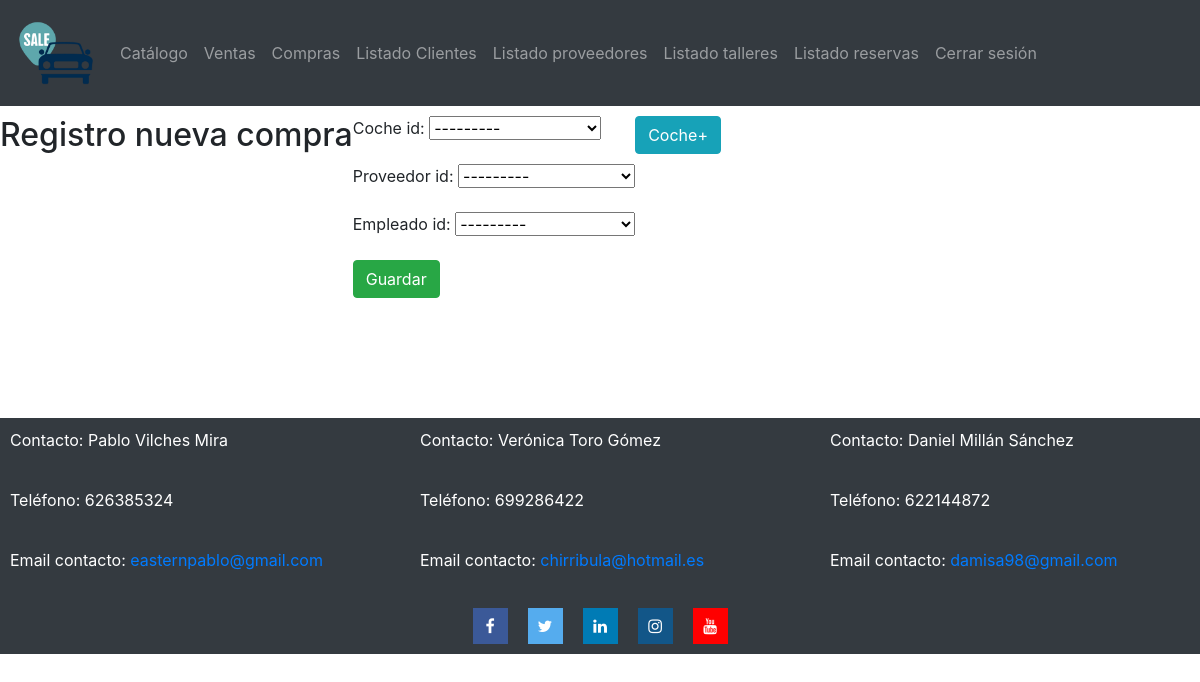
The app's page /concesionario/nueva/compra/ (signed in) with its own data.
### catalogo/models.py (models this page shows)
class Coche(models.Model):
    coche_id = models.AutoField(primary_key=True)
    marca_id = models.ForeignKey('Marca', on_delete=models.CASCADE)
    matricula = models.CharField(max_length=7)
    modelo = models.CharField(max_length=50)
    kilometros = models.IntegerField(validators=[MinValueValidator(500)])
    color = models.CharField(max_length=50)
    motor = models.CharField(max_length=50) # Ej: Diesel, Gasolina, Electrico,...
    tipo = models.CharField(max_length=50)  # Ej: Turismo, Monovolumen, TodoTerreno,...
    caballos = models.IntegerField(validators=[MinValueValidator(60)])
    cilindradas = models.IntegerField()
    precio = models.IntegerField(validators=[MinValueValidator(1000)])
    vendido = models.BooleanField(default=False)
    imagen = models.ImageField(upload_to="imagenes/Coches/")
    def __str__(self):
        return f"{self.marca_id} -> {self.modelo}"

class Proveedor(models.Model):
    proveedor_id = models.AutoField(primary_key=True)
    dni = models.CharField(max_length=9)
    nombre = models.CharField(max_length=50)
    apellidos = models.CharField(max_length=50)
    telefono = models.CharField(max_length=9)
    direccion = models.CharField(max_length=100)
    email = models.EmailField(max_length=50)
    def __str__(self):
        return f"{self.dni} -> {self.nombre}"

class Empleado(models.Model):
    empleado_id = models.AutoField(primary_key=True)
    dni = models.CharField(max_length=9)
    nombre = models.CharField(max_length=50)
    apellidos = models.CharField(max_length=50)                 #son iguales, se puede usar la misma??
    telefono = models.CharField(max_length=9)
    direccion = models.CharField(max_length=100)
    email = models.EmailField(max_length=50)
    usuario = models.ForeignKey(User, on_delete=models.CASCADE, null=True)
    puesto = models.CharField(max_length=50)
    def __str__(self):
        return f"{self.dni} -> {self.nombre}"

### catalogo/views.py (the view)
# urls.py: path("nueva/compra/", views.agregar_compra, name="Nueva compra - Concesionario"),
@login_required(login_url="/concesionario/login")
def agregar_compra(request):
    if request.POST:
        form = FormCompraCoche(request.POST, request.FILES)
        if form.is_valid():
            compra = form.save()
            return redirect("/concesionario/marcas")
        else:
            return render(request, "registroCoche.html", {'form':form})
    else:
        form = FormCompraCoche()
        return render(request, "registroCoche.html", {'form':form})

### catalogo/forms.py
class FormCompraCoche(forms.ModelForm):
    class Meta:
        model = Compra
        fields = ['coche_id','proveedor_id','empleado_id']

### catalogo/models.py (called while the page is built)
    def __str__(self):
        return f"{self.nombre}"

### catalogo/templates/registroCoche.html (shortened to what this page needs)
{% extends "base.html" %}
{% block content %}
<h2>Registro nueva compra</h2>
<form action="." method="POST" enctype="multipart/form-data" class="formulario_registro">
    <div class="form-group">
        {{ form.as_p }}
    </div>
    <input type="submit" class="btn btn-success" value="Guardar" class="boton_registro">
</form>
<a href="/concesionario/nuevo/coche"> <input type="submit" class="btn btn-info" value="Coche+"> </a>
{% endblock %}

### records on screen
Coche: coche_id "---------"
Proveedor: proveedor_id "---------"
Empleado: empleado_id "---------"
